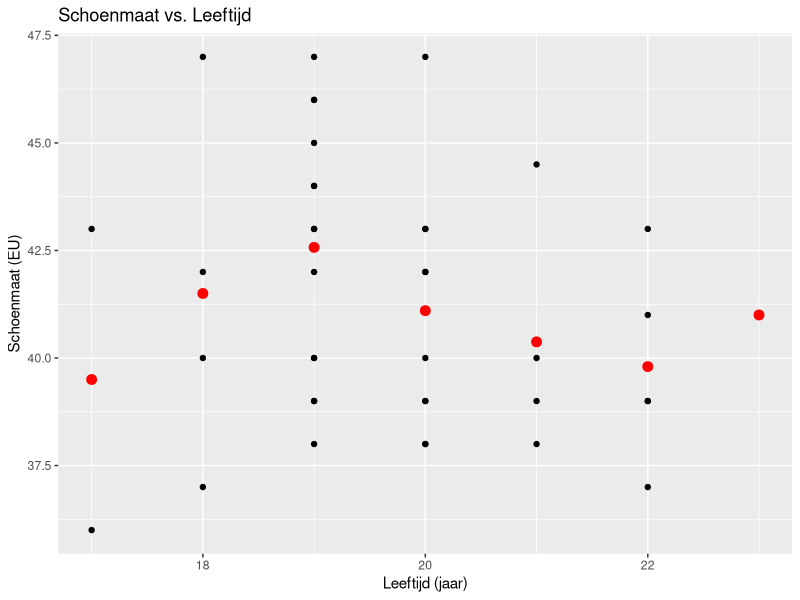
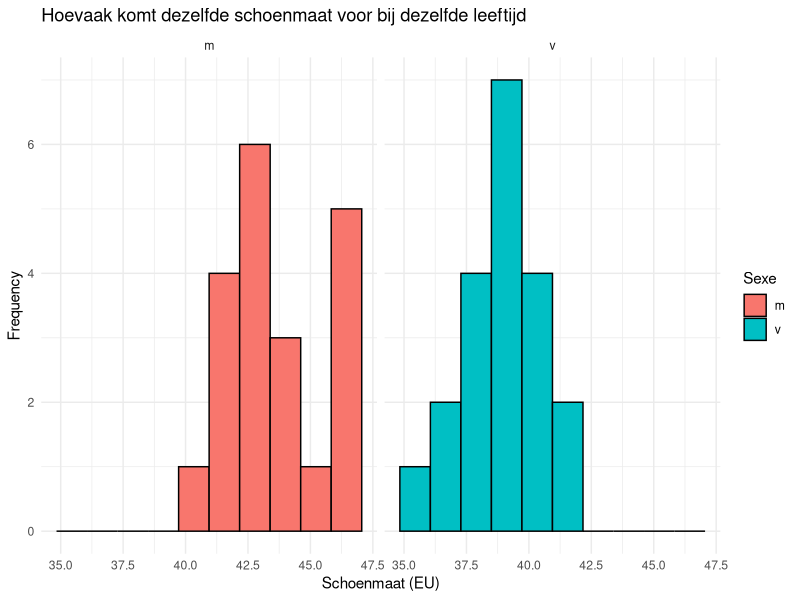
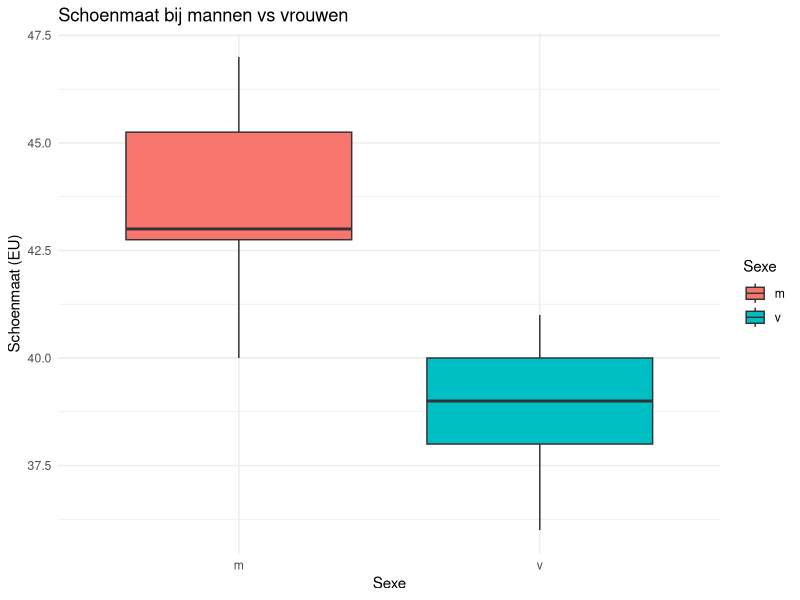
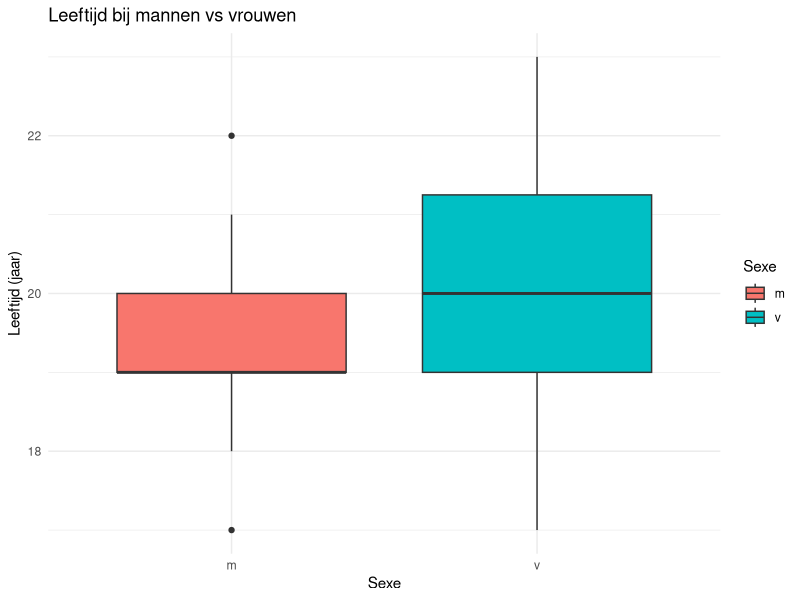

Write the R code that produced these figures, in order. (Note: this script raises an error after producing the figures.)
## ---- chunk 1
library(ggplot2)
# Load the data
biometric_data <- read.table(file = "schoenmaat.csv",
                             header = TRUE,
                             sep = ",")
 
# Create a scatterplot of Schoenmaat vs. Leeftijd
ggplot(biometric_data, aes(x = Leeftijd, y = Schoenmaat)) +
  geom_point() +
  stat_summary(aes(group = Leeftijd), fun = mean, geom = "point", size = 3, color = "red") +
  labs(x = "Leeftijd (jaar)", y = "Schoenmaat (EU)", title = "Schoenmaat vs. Leeftijd")
## ---- chunk 2
ggplot(biometric_data,
       mapping = aes(x = Schoenmaat, fill = Sexe)) +
    geom_histogram(bins = 10, colour = "black") + # histogram layer with 10 bins
    facet_wrap(~ Sexe) +                       # split plots over gender
    labs(x = "Schoenmaat (EU)", y = "Frequency", title = "Hoevaak komt dezelfde schoenmaat voor bij dezelfde leeftijd") +  # labels for x-axis and y-axis
    theme_minimal()
## ---- chunk 3
library(ggplot2)
 
#Load the data
biometric_data <- read.table(file = "schoenmaat.csv",
 header = TRUE,
 sep = ",")
 
# maak de plot en voeg lagen toe
ggplot(biometric_data, 
      mapping = aes(x = Sexe, y = Schoenmaat, fill = Sexe)) +
      geom_boxplot() + # boxplot visualisatie
      labs(x = "Sexe", y = "Schoenmaat (EU)", title= "Schoenmaat bij mannen vs vrouwen") + # as-labels
      theme_minimal() # beetje schoner plotje maken
## ---- chunk 4
library(ggplot2)
 
#Load the data
biometric_data <- read.table(file = "schoenmaat.csv",
 header = TRUE,
 sep = ",")
 
# maak de plot en voeg lagen toe
ggplot(biometric_data, mapping = aes(x = Sexe, y = Leeftijd, fill = Sexe)) +
 geom_boxplot() + # boxplot visualisatie
 labs(x = "Sexe", y = "Leeftijd (jaar)", title= "Leeftijd bij mannen vs vrouwen") + # as-labels
 theme_minimal() # beetje schoner plotje maken
## ---- chunk 5
shapiro.test(biometric_data$Schoenmaat)
shapiro.test(biometric_data$Leeftijd)
female_ratios <- subset(biometric_data, 
                        subset = Sexe == "v", 
                        select = Schoenmaat, 
                        drop = T) # drop = T forces ro a vector
male_ratios <- subset(biometric_data, 
                        subset = Sexe == "m", 
                        select = Schoenmaat, 
                        drop = T)
t.test(female_ratios, male_ratios)
wilcox.test(Schoenmaat ~ Sexe, data = biometric_data, paired = FALSE)
